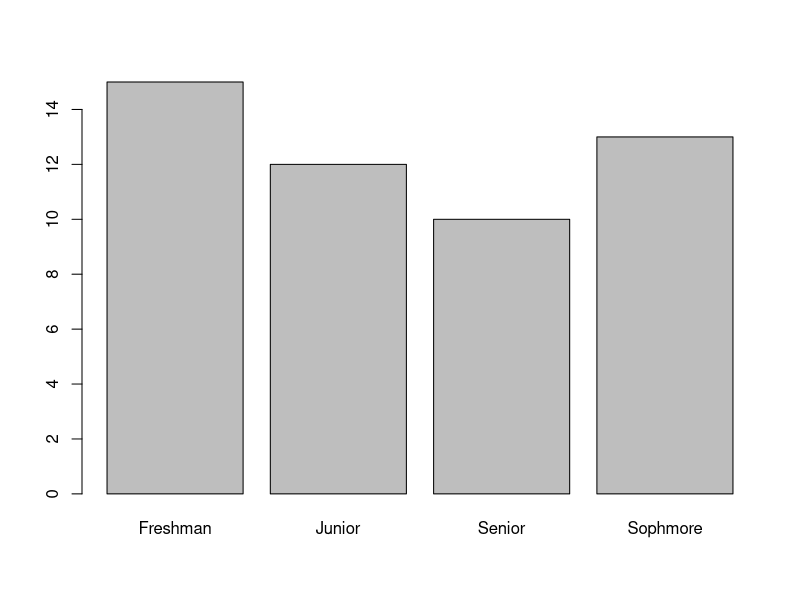
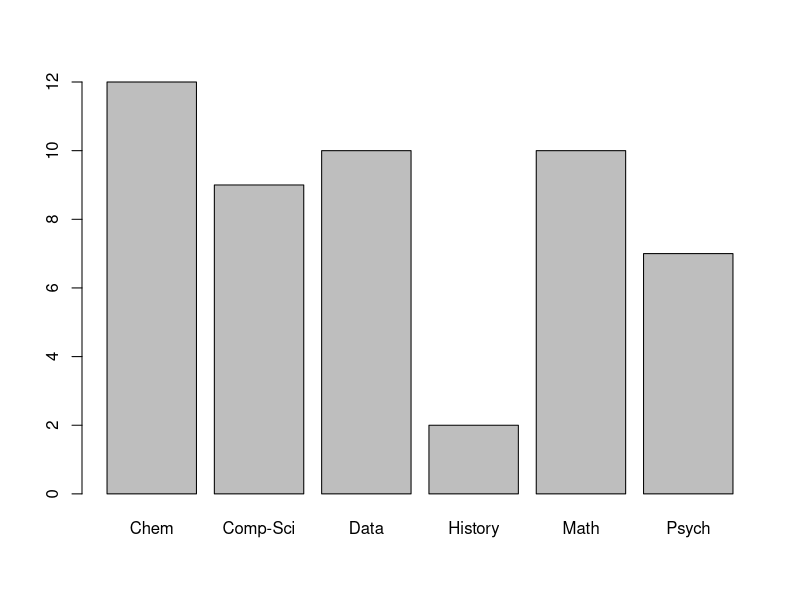

Source code (R) for these figures, in order:
## ---- chunk 1
#| echo: false

Data_200_df <- read.csv("Data_200_df.csv")
## ---- chunk 2
str(Data_200_df)
## ---- chunk 3
Data_200_df$state_f <- factor(Data_200_df$state)
Data_200_df$year_f <- factor(Data_200_df$year)
Data_200_df$majors_f <- factor(Data_200_df$majors)

Data_200_df$sport_f <- as.factor(Data_200_df$sport)
levels(Data_200_df$sport_f) <- c("No", "Yes")
## ---- chunk 4
table(Data_200_df$year)
barplot(table(Data_200_df$year))
## ---- chunk 5
table(Data_200_df$majors)
barplot(table(Data_200_df$majors))
## ---- chunk 6
sum(Data_200_df$year=="Junior" & Data_200_df$majors=="Data")
## ---- chunk 7
table(Data_200_df$majors, Data_200_df$year)
## ---- chunk 8
mean(Data_200_df$ages)

mean(Data_200_df$ages[Data_200_df$majors=="Psych"])
mean(Data_200_df$ages[Data_200_df$majors=="Chem"])
mean(Data_200_df$ages[Data_200_df$majors=="History"])
## ---- chunk 9
aggregate(Data_200_df$ages, by=list(Data_200_df$majors), mean)
## ---- chunk 10
aggregate(Data_200_df$ages, 
          by=list(majors = Data_200_df$majors, 
                  sports = Data_200_df$sport), 
          mean)
## ---- chunk 11
aggregate(Data_200_df$age, by=list(state= Data_200_df$state), sd)
